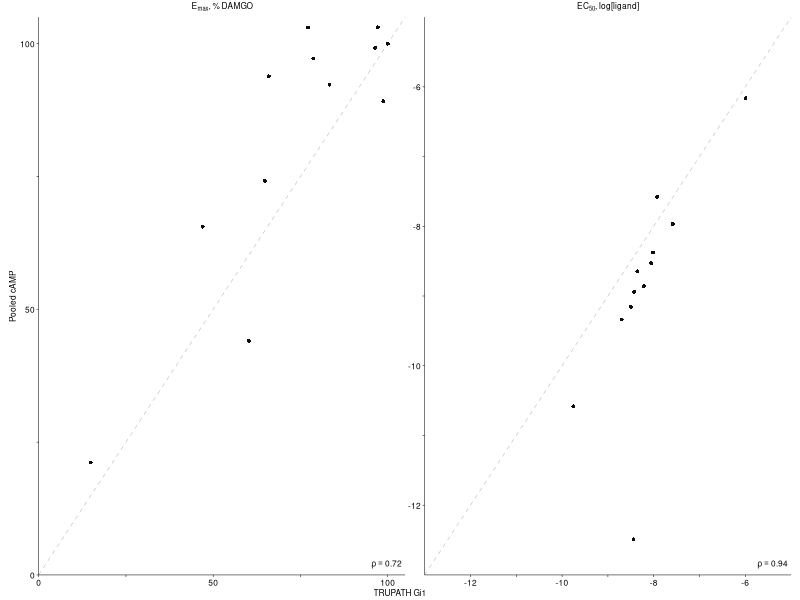

Write the R code that produced this figure.
library(tidyverse)
library(readxl)
library(patchwork)

setwd("/Users/mkh/GitHub/mor_dms_analysis/trupath_vs_camp_efficacy")

# ── Latest fit-derived values ───────────────────────────────────────────────────
# camp_trupath_scatter_values.csv is generated by compute_scatter_values.py, which
# fits both assays the same span-based / Hill=1 way as the DRC figures:
#   cAMP    from transcriptional_drc.xlsx
#   TruPath from the raw pzfx (MP -4 outlier dropped)
# Emax = (Bottom-Top)/DAMGO_span*100 ; EC50 = fitted LogEC50.
vals <- read_csv("camp_trupath_scatter_values.csv", show_col_types = FALSE)
eff  <- vals %>% filter(!is.na(camp_pct),  !is.na(trupath_pct))
ec50 <- vals %>% filter(!is.na(camp_ec50), !is.na(trupath_ec50))

# ── Shared styling ─────────────────────────────────────────────────────────────
lw <- 0.5 / 2.835

txt <- element_text(color = "black", size = 6, face = "plain", family = "Helvetica")

base_theme <- theme_classic(base_size = 6, base_family = "Helvetica") +
  theme(
    text              = txt,
    axis.text         = txt,
    axis.text.x       = txt,
    axis.text.y       = txt,
    axis.title        = txt,
    axis.title.x      = txt,
    axis.title.y      = txt,
    axis.line         = element_line(color = "black", linewidth = lw),
    axis.ticks        = element_line(color = "black", linewidth = lw),
    plot.title        = element_text(color = "black", size = 6, face = "plain", family = "Helvetica", hjust = 0.5),
    plot.background   = element_rect(fill = NA, color = NA),
    panel.background  = element_rect(fill = NA, color = NA),
    plot.margin       = margin(0, 1, 0, 1),
    legend.position   = "none"
  )

# ── Efficacy panel ─────────────────────────────────────────────────────────────
rho_eff <- cor(eff$camp_pct, eff$trupath_pct, method = "spearman")
lab_eff <- sprintf("rho == %.2f", rho_eff)

p_eff <- ggplot(eff, aes(x = trupath_pct, y = camp_pct)) +
  geom_abline(slope = 1, intercept = 0,
              color = "grey70", linewidth = lw, linetype = "dashed") +
  geom_point(shape = 16, size = 1.0, alpha = 0.95, color = "black") +
  annotate("text", x = Inf, y = -Inf, label = lab_eff, parse = TRUE,
           family = "Helvetica",
           hjust = 1.1, vjust = -0.8, size = 6 / .pt, color = "black") +
  scale_x_continuous(limits = c(0, 105), expand = c(0, 0),
                     breaks = c(0, 25, 50, 75, 100),
                     labels = function(x) ifelse(x %in% c(25, 75), "", as.character(x))) +
  scale_y_continuous(limits = c(0, 105), expand = c(0, 0),
                     breaks = c(0, 25, 50, 75, 100),
                     labels = function(x) ifelse(x %in% c(25, 75), "", as.character(x))) +
  coord_cartesian(clip = "off") +
  labs(title = expression(E[max]*", % DAMGO"), x = NULL, y = "Pooled cAMP") +
  base_theme +
  theme(axis.title.x = element_blank())

# ── EC50 panel ─────────────────────────────────────────────────────────────────
rho_ec50 <- cor(ec50$camp_ec50, ec50$trupath_ec50, method = "spearman")
lab_ec50 <- sprintf("rho == %.2f", rho_ec50)

p_ec50 <- ggplot(ec50, aes(x = trupath_ec50, y = camp_ec50)) +
  geom_abline(slope = 1, intercept = 0,
              color = "grey70", linewidth = lw, linetype = "dashed") +
  geom_point(shape = 16, size = 1.0, alpha = 0.95, color = "black") +
  annotate("text", x = Inf, y = -Inf, label = lab_ec50, parse = TRUE,
           family = "Helvetica",
           hjust = 1.1, vjust = -0.8, size = 6 / .pt, color = "black") +
  scale_x_continuous(limits = c(-13, -5), expand = c(0, 0),
                     breaks = seq(-12, -6, by = 1),
                     labels = function(x) ifelse(x %% 2 == 0, as.character(x), "")) +
  scale_y_continuous(limits = c(-13, -5), expand = c(0, 0),
                     breaks = seq(-12, -6, by = 1),
                     labels = function(x) ifelse(x %% 2 == 0, as.character(x), "")) +
  coord_cartesian(clip = "off") +
  labs(title = expression(EC[50]*", log[ligand]"), x = NULL, y = NULL) +
  base_theme +
  theme(axis.title.x = element_blank(),
        axis.title.y = element_blank())

# ── Compose: two panels side-by-side, shared x-axis caption, no legend ──────────
plots_only <- (p_eff + p_ec50) +
  plot_annotation(
    caption = "TRUPATH Gi1",
    theme = theme(
      plot.caption = element_text(color = "black", size = 6, family = "Helvetica",
                                  face = "plain", hjust = 0.5,
                                  margin = margin(t = 1, b = 0)),
      plot.margin = margin(0.5, 1.9, 0.5, 1.9, unit = "mm")
    )
  )

ggsave("camp_vs_trupath_plots_black.pdf", plots_only,
       width = 57.5, height = 35.4, units = "mm",
       bg = "transparent")
message("Saved: ", file.path(getwd(), "camp_vs_trupath_plots_black.pdf"))
